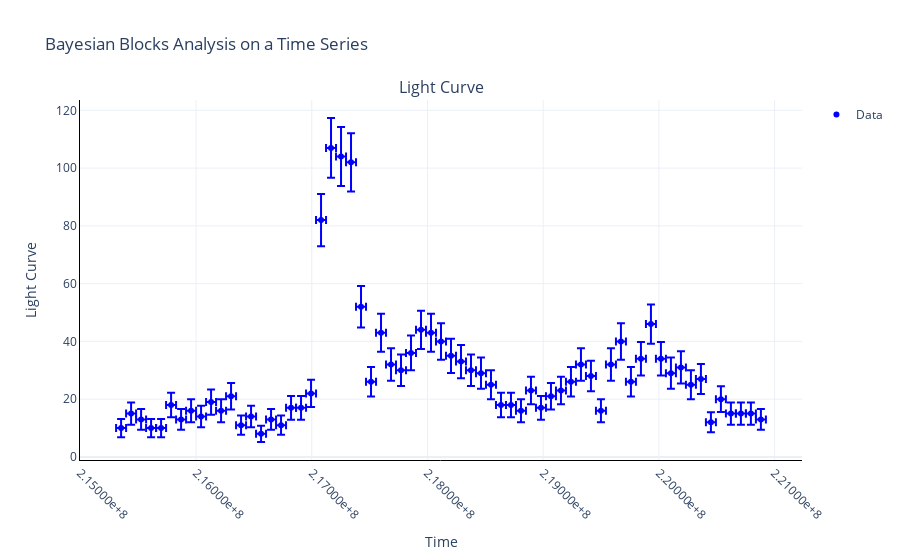

Notebook cell for this chart:
### Code cell
# Print
display(selected_events_ap)

# Plot the Data
ag_bb_ap.plotBayesianBlocks()
